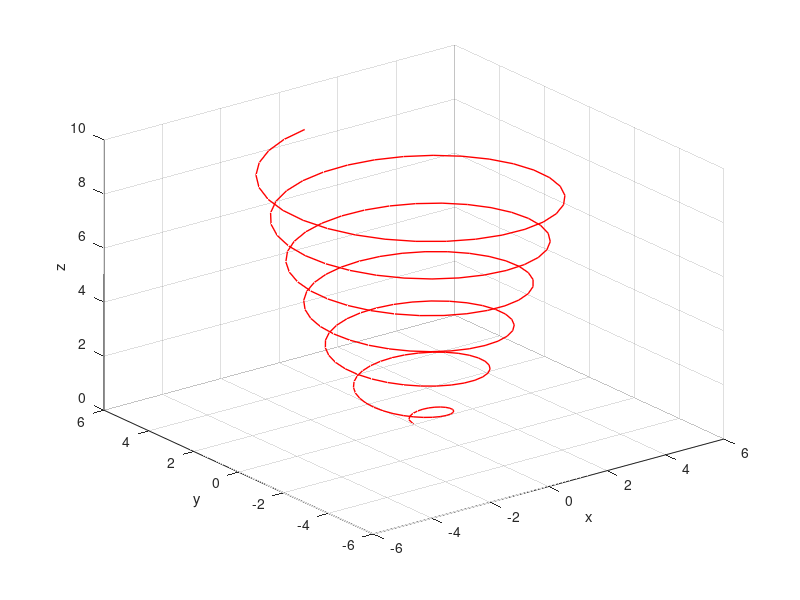
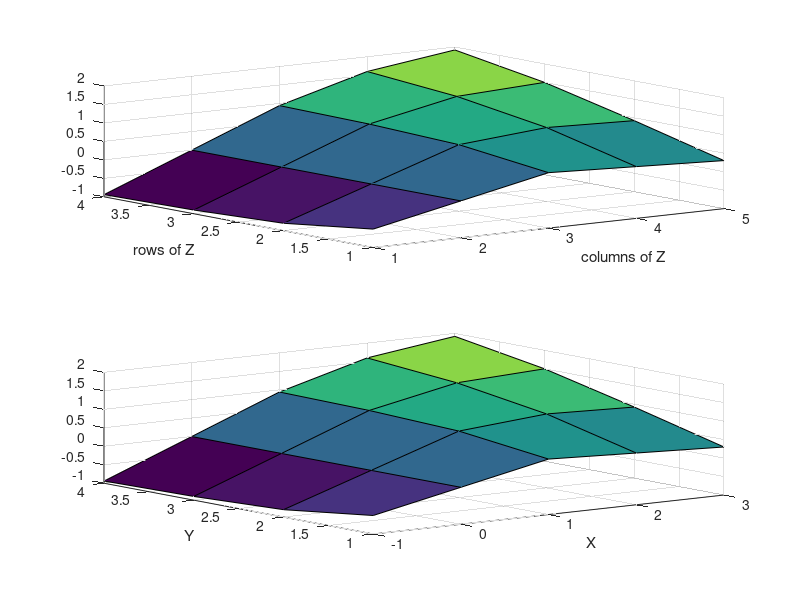

These charts were generated, in order, by the following MATLAB code: (Note: this script raises an error after producing the figures.)
clear all
close all

%plot 3-d function
t=0:.1:6*pi;
x=sqrt(t).*sin(2*t);
y=sqrt(t).*cos(2*t);
z=0.5*t;
figure(1)
plot3(x,y,z,'r','linewidth',1);
grid on
xlabel('x'); ylabel('y');zlabel('z')

%create surface plot
figure(2)
clear x;y;
x=-1:3;
y=1:4;
[X,Y] = meshgrid(x,y);
Z = X.*Y.^2 ./ (X.^2 + Y.^2);
figure(2)
subplot(2,1,1)
surf(Z)
xlabel('columns of Z')
ylabel('rows of Z')

subplot(2,1,2)
surf(X,Y,Z)
xlabel('X')
ylabel('Y')

%plot terrain near Salt Lake
%define plotting area for Salt Lake area
minlat=40.25;
maxlat=41.25;
maxlon=-111.5;
minlon=-113.0;
latlim=[minlat maxlat];
lonlim=[minlon maxlon];
bbox = [minlon minlat;maxlon maxlat];

%read shapefiles
lakes = shaperead('lk24ap09.shp','UseGeoCoords',true,'BoundingBox',bbox,...
              'Attributes',{'NAME','FEATURE'});

roads = shaperead('roadtrl020.shp','UseGeoCoords',true,'BoundingBox',bbox,...
                'Attributes',{'NAME','FEATURE'});
 
%the state info is built into the mapping tool box
states = shaperead('usastatehi',...
        'UseGeoCoords', true, 'BoundingBox',bbox);
%dont really need this but is an alternative source for state boundaries
%states = shaperead('statesp020.shp','UseGeoCoords',true,'BoundingBox',bbox);

%use netcdf functions to open file containing terrain surrounding KMTX radar
ncid=netcdf.open('KMTX_terrain.nc','NC_NOWRITE');
%get all the info on the netcdf file
all_info = ncinfo('KMTX_terrain.nc');
[varname, xtype, varDimIDs, varAtts] = netcdf.inqVar(ncid,0);
varid = netcdf.inqVarID(ncid,'elevation');

%latg- vector from lowest lat to highest lat
latg = netcdf.getVar(ncid,1,'double');
%long- vector from lowest lon to highest lon
long = netcdf.getVar(ncid,2,'double');
%2d array of elev stored as long rows and latg columns
elev = netcdf.getVar(ncid,varid,'double');

%transpose elev so that latg rows and long columns
hgt=elev';
netcdf.close(ncid);

% plot base map using surfm
figure(3)
cmap = colormap(bone);
% use projection info supplied by matlab
ax=usamap(latlim, lonlim);
% handle labels
setm(ax,'MlabelLocation',0.2,'PlabelLocation',0.2,'MLineLocation',0.2,'PLineLocation',0.2);
surfm(latg,long,hgt);
%hold on
geoshow(ax,lakes, 'FaceColor','blue');
geoshow(ax,roads, 'color','c');
title('base map using surfm','FontSize',10);
saveas(gcf,'base_map_surfm','png');

% plot base map using contourfm
figure(4)
cmap = colormap(bone);
% use projection info supplied by matlab
ax=usamap(latlim, lonlim);
% handle labels
setm(ax,'MlabelLocation',0.2,'PlabelLocation',0.2,'MLineLocation',0.2,'PLineLocation',0.2);
h1=contourfm(latg,long,hgt,1000:250:3000);
colorbar;
hold on
geoshow(ax,lakes, 'FaceColor','blue');
geoshow(ax,roads, 'color','c');
geoshow(ax, states, 'FaceColor', 'none')
title('base map using contourfm','FontSize',10);
saveas(gcf,'base_map_contourfm','png');

%create a 2 x 2 image with RGB and white values
col = zeros(2,2,3);
% element 1x1 is red
col(1,1,1) = 255;
%element 1x2 is green
col(1,2,2) = 255;
%element 2x1 is blue
col(2,1,3) = 255;
%element 2x2 is white
col(2,2,1:3) = 255;
%convert to smallest size uint
coli = uint8(col);
figure(5)
image(coli)

%define nc as the number of elements in a colormap
nc = 100;
% define nc red, green, and blue values between 0-1
r = linspace(0,1,nc);
g = linspace(0,1,nc);
b = linspace(0,1,nc);
% define row vector of zeros
n = zeros(1,nc);

% create a row vector with nc elements
I = 1:nc;

figure(6)
%create grey colormap
map_grey = [r', g', b'];
%imagesc displays the colormap
imagesc(I)
colormap(map_grey)
%create a red colormap
map_red = [r',n',n'];
figure(7)
imagesc(I)
colormap(map_red)

%see how the jet color map is defined
figure(8)
imagesc(I)
cmap = colormap('jet');
%how many values are in the jet colormap?

%make a yellow color map!
%make a cyan color map!
figure(9)
map_yellow = [r',g',n'];
imagesc(I)
colormap(map_yellow)
